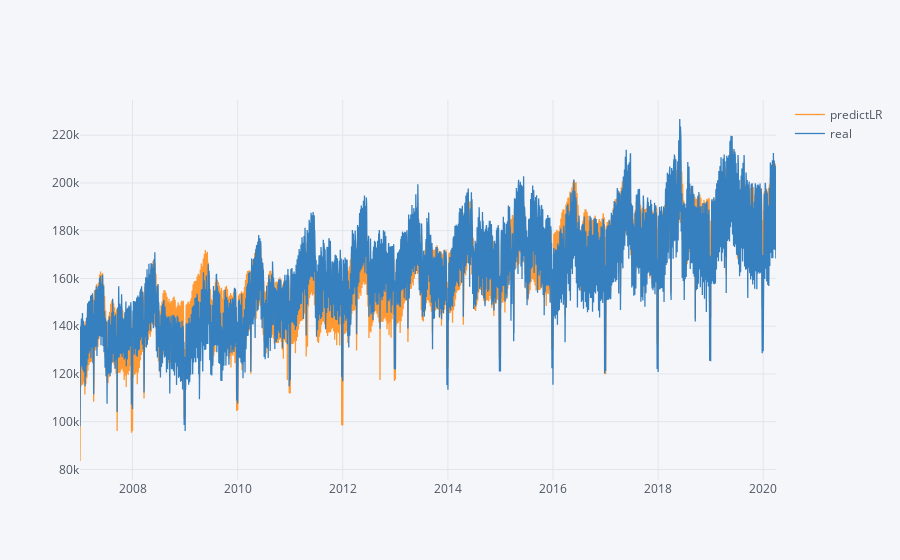

The notebook cell this image was saved under:
### Code cell
resid.iplot()

### Figure 1 — Plotly figure (JSON) as saved in the notebook; plotly's stock layout.template omitted (floating-point values rounded to 4 significant figures; data arrays with more than 128 entries replaced by an {"elided": "..."} marker saying what was removed)
{"data": [{"line": {"color": "rgba(255, 153, 51, 1.0)", "dash": "solid", "shape": "linear", "width": 1.3}, "mode": "lines", "name": "predictLR", "text": "", "type": "scatter", "x": {"elided": "4838 str values"}, "y": {"elided": "4838 float values"}}, {"line": {"color": "rgba(55, 128, 191, 1.0)", "dash": "solid", "shape": "linear", "width": 1.3}, "mode": "lines", "name": "real", "text": "", "type": "scatter", "x": {"elided": "4838 str values"}, "y": {"elided": "4838 float values"}}], "layout": {"legend": {"bgcolor": "#F5F6F9", "font": {"color": "#4D5663"}}, "paper_bgcolor": "#F5F6F9", "plot_bgcolor": "#F5F6F9", "title": {"font": {"color": "#4D5663"}}, "xaxis": {"gridcolor": "#E1E5ED", "showgrid": true, "tickfont": {"color": "#4D5663"}, "title": {"font": {"color": "#4D5663"}, "text": ""}, "zerolinecolor": "#E1E5ED"}, "yaxis": {"gridcolor": "#E1E5ED", "showgrid": true, "tickfont": {"color": "#4D5663"}, "title": {"font": {"color": "#4D5663"}, "text": ""}, "zerolinecolor": "#E1E5ED"}}}
